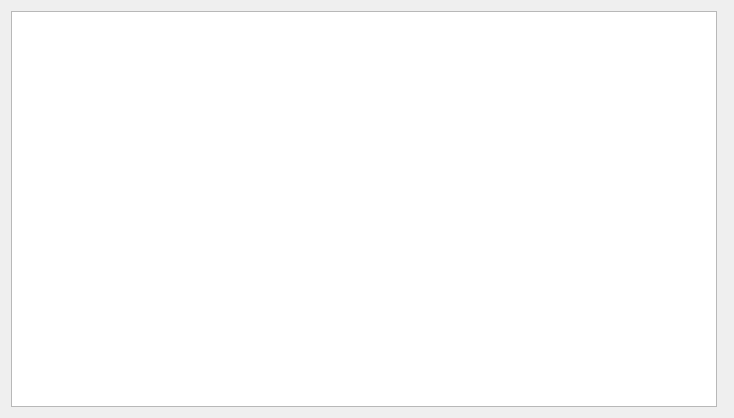
<?xml version="1.0" encoding="UTF-8"?>
<ui version="4.0">
 <class>Form</class>
 <widget class="QWidget" name="Form">
  <property name="geometry">
   <rect>
    <x>0</x>
    <y>0</y>
    <width>734</width>
    <height>418</height>
   </rect>
  </property>
  <property name="sizePolicy">
   <sizepolicy hsizetype="Expanding" vsizetype="Expanding">
    <horstretch>0</horstretch>
    <verstretch>0</verstretch>
   </sizepolicy>
  </property>
  <property name="windowTitle">
   <string>Form</string>
  </property>
  <layout class="QVBoxLayout" name="verticalLayout">
   <item>
    <layout class="QHBoxLayout" name="horizontalLayout">
     <item>
      <widget class="QListView" name="listView"/>
     </item>
     <item>
      <widget class="QFrame" name="frame">
       <property name="frameShape">
        <enum>QFrame::StyledPanel</enum>
       </property>
       <property name="frameShadow">
        <enum>QFrame::Raised</enum>
       </property>
      </widget>
     </item>
    </layout>
   </item>
  </layout>
 </widget>
 <resources/>
 <connections/>
</ui>
